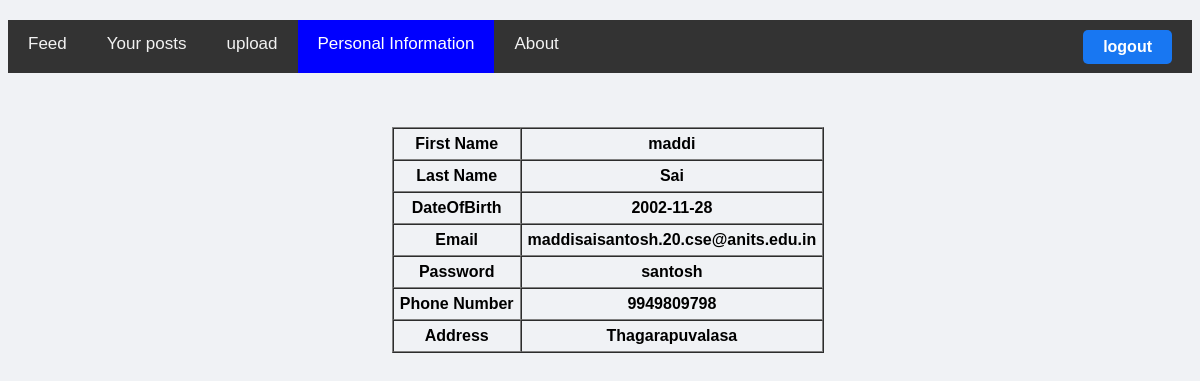
Page /info.php (signed in) on the committed database.
### tables this page shows
CREATE TABLE `user` (
  `phonenumber` varchar(20) NOT NULL,
  `firstname` varchar(100) NOT NULL,
  `lastname` varchar(100) NOT NULL,
  `email` varchar(100) NOT NULL,
  `password` varchar(100) NOT NULL,
  `dob` varchar(20) NOT NULL,
  `address` varchar(100) NOT NULL
);

### info.php (the view, shortened to what this page needs)
<!DOCTYPE html>
<html>
<head>
</head>
<body>
<div class="topnav">
  <a href="index.php">Feed</a>
  <a href="post.php">Your posts</a>
  <a href="upload.php">upload</a>
  <a class="active" href="info.php">Personal Information</a>
  <a href="about.php">About</a>
  <div class="logout">
  <a href="logout.php"><button>logout</button></a>
</div>
</div>
<div style="padding-left:16px">
    <?php
        $con=mysqli_connect("localhost:3307","root","","facebook");
        $eid=$_SESSION["email"];
        $rows=mysqli_query($con,"select * from user where email='$eid'");
        echo "<center><br><br><table border=1 cellspacing=0 cellpadding=6>";
        while($row=mysqli_fetch_array($rows))
        {
            echo "<tr><th>First Name</th><th>".$row["firstname"]."</th></tr>";
            echo "<tr><th>Last Name</th><th>".$row["lastname"]."</th></tr>";
            echo "<tr><th>DateOfBirth</th><th>".$row["dob"]."</th></tr>";
            echo "<tr><th>Email</th><th>".$row["email"]."</th></tr>";
            echo "<tr><th>Password</th><th>".$row["password"]."</th></tr>";
            echo "<tr><th>Phone Number</th><th>".$row["phonenumber"]."</th></tr>";
            echo "<tr><th>Address</th><th>".$row["address"]."</th></tr>";
        }
        echo "</center> </table>";
    ?>
</div>
</body>
</html>

### info.php (style rules this page uses)
body { margin-top: 20px; font-family: Arial, Helvetica, sans-serif; background-color: #f0f2f5; }
.topnav { overflow: hidden; background-color: #333; }
.topnav a { float: left; color: #f2f2f2; text-align: center; padding: 14px 20px; text-decoration: none; font-size: 17px; height:25px; justify-content: center; }
.topnav a.active { background-color: blue; color: white; }
.logout { justify-content: right; display: flex; }
button { margin-bottom: 10px; padding: 8px 20px; align-self: center; background: #1877f2; border: none; border-radius: 5px; color: #fff; font-size: 1rem; font-weight: bold; margin-top: -4px; }

### rows in the picture
user: firstname "maddi", lastname "Sai", dob "2002-11-28", email "maddisaisantosh.20.cse@anits.edu.in", password "santosh", phonenumber "9949809798", address "Thagarapuvalasa"
